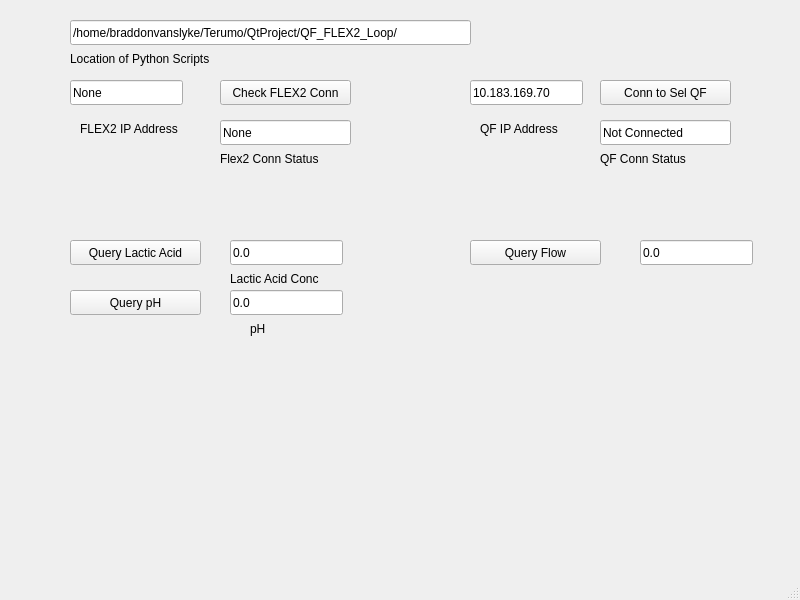
<?xml version="1.0" encoding="UTF-8"?>
<ui version="4.0">
 <class>MainWindow</class>
 <widget class="QMainWindow" name="MainWindow">
  <property name="geometry">
   <rect>
    <x>0</x>
    <y>0</y>
    <width>800</width>
    <height>600</height>
   </rect>
  </property>
  <property name="windowTitle">
   <string>MainWindow</string>
  </property>
  <widget class="QWidget" name="centralwidget">
   <widget class="QPushButton" name="pushButtonGetLacticAcidFlex">
    <property name="geometry">
     <rect>
      <x>70</x>
      <y>240</y>
      <width>131</width>
      <height>25</height>
     </rect>
    </property>
    <property name="text">
     <string>Query Lactic Acid</string>
    </property>
   </widget>
   <widget class="QPushButton" name="pushButtonGetPhFlex">
    <property name="geometry">
     <rect>
      <x>70</x>
      <y>290</y>
      <width>131</width>
      <height>25</height>
     </rect>
    </property>
    <property name="text">
     <string>Query pH</string>
    </property>
   </widget>
   <widget class="QLabel" name="label">
    <property name="geometry">
     <rect>
      <x>250</x>
      <y>320</y>
      <width>54</width>
      <height>17</height>
     </rect>
    </property>
    <property name="text">
     <string>pH</string>
    </property>
   </widget>
   <widget class="QLineEdit" name="lineEditPh">
    <property name="geometry">
     <rect>
      <x>230</x>
      <y>290</y>
      <width>113</width>
      <height>25</height>
     </rect>
    </property>
    <property name="text">
     <string>0.0</string>
    </property>
   </widget>
   <widget class="QLabel" name="label_2">
    <property name="geometry">
     <rect>
      <x>230</x>
      <y>270</y>
      <width>101</width>
      <height>17</height>
     </rect>
    </property>
    <property name="text">
     <string>Lactic Acid Conc</string>
    </property>
   </widget>
   <widget class="QLineEdit" name="lineEditLacticAcidConc">
    <property name="geometry">
     <rect>
      <x>230</x>
      <y>240</y>
      <width>113</width>
      <height>25</height>
     </rect>
    </property>
    <property name="text">
     <string>0.0</string>
    </property>
   </widget>
   <widget class="QLineEdit" name="lineEditFlex2ConnStatus">
    <property name="geometry">
     <rect>
      <x>220</x>
      <y>120</y>
      <width>131</width>
      <height>25</height>
     </rect>
    </property>
    <property name="text">
     <string>None</string>
    </property>
   </widget>
   <widget class="QLabel" name="label_3">
    <property name="geometry">
     <rect>
      <x>220</x>
      <y>150</y>
      <width>101</width>
      <height>17</height>
     </rect>
    </property>
    <property name="text">
     <string>Flex2 Conn Status</string>
    </property>
   </widget>
   <widget class="QPushButton" name="pushButtonCheckQfConn">
    <property name="geometry">
     <rect>
      <x>220</x>
      <y>80</y>
      <width>131</width>
      <height>25</height>
     </rect>
    </property>
    <property name="text">
     <string>Check FLEX2 Conn</string>
    </property>
   </widget>
   <widget class="QLabel" name="label_4">
    <property name="geometry">
     <rect>
      <x>600</x>
      <y>150</y>
      <width>101</width>
      <height>17</height>
     </rect>
    </property>
    <property name="text">
     <string>QF Conn Status</string>
    </property>
   </widget>
   <widget class="QLineEdit" name="lineEditQfConnStatus">
    <property name="geometry">
     <rect>
      <x>600</x>
      <y>120</y>
      <width>131</width>
      <height>25</height>
     </rect>
    </property>
    <property name="text">
     <string>Not Connected</string>
    </property>
   </widget>
   <widget class="QLineEdit" name="lineEditQfIpAddr">
    <property name="geometry">
     <rect>
      <x>470</x>
      <y>80</y>
      <width>113</width>
      <height>25</height>
     </rect>
    </property>
    <property name="text">
     <string>10.183.169.70</string>
    </property>
   </widget>
   <widget class="QLabel" name="label_5">
    <property name="geometry">
     <rect>
      <x>480</x>
      <y>120</y>
      <width>101</width>
      <height>17</height>
     </rect>
    </property>
    <property name="text">
     <string>QF IP Address</string>
    </property>
   </widget>
   <widget class="QLineEdit" name="lineEditFlex2IpAddr">
    <property name="geometry">
     <rect>
      <x>70</x>
      <y>80</y>
      <width>113</width>
      <height>25</height>
     </rect>
    </property>
    <property name="text">
     <string>None</string>
    </property>
   </widget>
   <widget class="QLabel" name="label_6">
    <property name="geometry">
     <rect>
      <x>80</x>
      <y>120</y>
      <width>101</width>
      <height>17</height>
     </rect>
    </property>
    <property name="text">
     <string>FLEX2 IP Address</string>
    </property>
   </widget>
   <widget class="QPushButton" name="pushButtonQueryQFflow">
    <property name="geometry">
     <rect>
      <x>470</x>
      <y>240</y>
      <width>131</width>
      <height>25</height>
     </rect>
    </property>
    <property name="text">
     <string>Query Flow</string>
    </property>
   </widget>
   <widget class="QPushButton" name="pushButtonConnToSelQf">
    <property name="geometry">
     <rect>
      <x>600</x>
      <y>80</y>
      <width>131</width>
      <height>25</height>
     </rect>
    </property>
    <property name="text">
     <string>Conn to Sel QF</string>
    </property>
   </widget>
   <widget class="QLineEdit" name="lineEditFlow">
    <property name="geometry">
     <rect>
      <x>640</x>
      <y>240</y>
      <width>113</width>
      <height>25</height>
     </rect>
    </property>
    <property name="text">
     <string>0.0</string>
    </property>
   </widget>
   <widget class="QLineEdit" name="lineEditAddrPythonScriptsFolder">
    <property name="geometry">
     <rect>
      <x>70</x>
      <y>20</y>
      <width>401</width>
      <height>25</height>
     </rect>
    </property>
    <property name="text">
     <string>/home/braddonvanslyke/Terumo/QtProject/QF_FLEX2_Loop/</string>
    </property>
   </widget>
   <widget class="QLabel" name="label_7">
    <property name="geometry">
     <rect>
      <x>70</x>
      <y>50</y>
      <width>211</width>
      <height>17</height>
     </rect>
    </property>
    <property name="text">
     <string>Location of Python Scripts</string>
    </property>
   </widget>
  </widget>
  <widget class="QMenuBar" name="menubar">
   <property name="geometry">
    <rect>
     <x>0</x>
     <y>0</y>
     <width>800</width>
     <height>22</height>
    </rect>
   </property>
  </widget>
  <widget class="QStatusBar" name="statusbar"/>
 </widget>
 <resources/>
 <connections/>
</ui>
